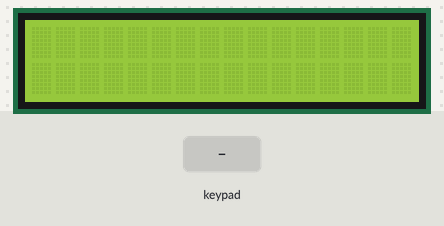
Recording of a sketch running on a simulated Arduino Uno, built with avr-gcc and run on an emulated ATmega328P. Shown: 16×2 character LCD. The inputs (shaded band) are chosen by the test bench.

Above: at 1.2 s.
1.3 s: keypad keys 8 9 1 0 1 1 # pressed 0.4 s apart
At 4.3 s:
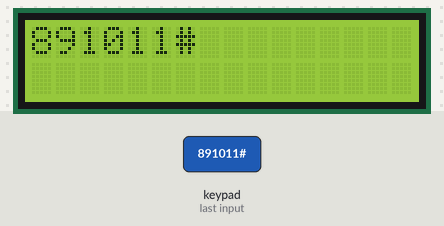
5.6 s: key 'A' pressed
At 6.8 s:
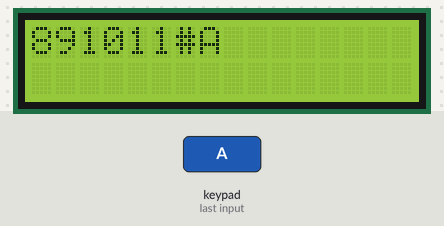
7.1 s: key 'B' pressed
At 7.8 s:
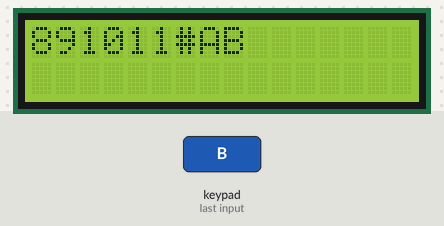
8.6 s: keypad keys 8 9 1 0 1 1 * pressed 0.4 s apart
At 12.0 s:
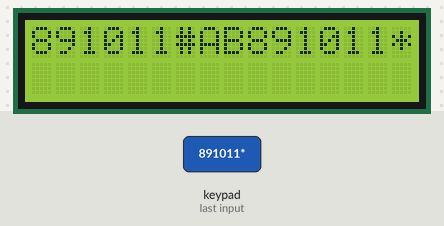
Timing chart, 0 to 13.5 s (numbered marks = the images above; inputs shaded):
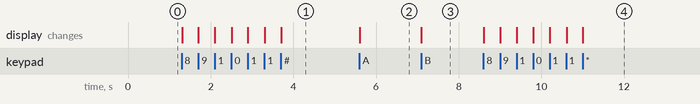

Measured:
- after the input at 1.3 s, the display: first changes at once (image 1 shows a later state)
- after the input at 5.6 s, the display: changes at once (image 2)
- after the input at 7.1 s, the display: changes at once (image 3)
- after the input at 8.6 s, the display: first changes at once (image 4 shows a later state)

The sketch:

keypadwithlcd.ino
```cpp
#include <Keypad.h>
#include <LiquidCrystal.h>
LiquidCrystal lcd(2,3,4,5,6,7);
/*CONNECTIONS FOR LCD TO ARDUINO
LCD                       ARDUINO
1,3,5,16                    GND
2,15                        5V
4                           D2
6                           D3
7,8,9,10                    No Connection
11                          D4
12                          D5
13                          D6
14                          D7
*/
const byte ROWS= 4;
const byte COLS = 4;
char keys[ROWS][COLS]={
{'1','2','3','A'},
{'4','5','6','B'},
{'7','8','9','C'},
{'*','0','#','D'}
};
byte rowPins[ROWS] = {8,9,10,11};
byte colPins[COLS] = {12,13,A0,A1};
Keypad keypad = Keypad(makeKeymap(keys),rowPins,colPins,ROWS,COLS);
void setup() {
  // put your setup code here, to run once:
Serial.begin(9600);
lcd.begin(16,2);
}

void loop() {
  // put your main code here, to run repeatedly:
char key = keypad.getKey();
if(key!=NO_KEY){
lcd.print(key);
}
}
```
